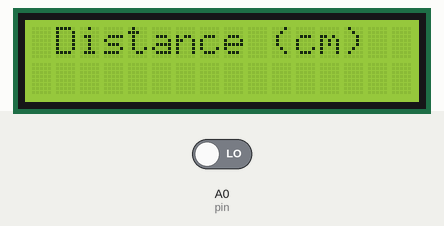
A sketch run on a simulated Arduino Uno, built with avr-gcc and run on an emulated ATmega328P. Parts: 16×2 character LCD. The test bench sets the inputs (shaded band); at power-on: A0 (pin) LOW.

Above: at 1.2 s.
1.3 s: A0 (pin) driven HIGH
At 2.1 s:
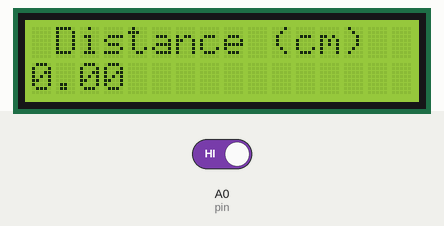
At 3.1 s:
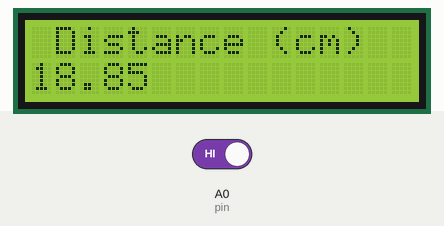
Timing chart, 0 to 4.6 s (numbered marks = the images above; inputs shaded):
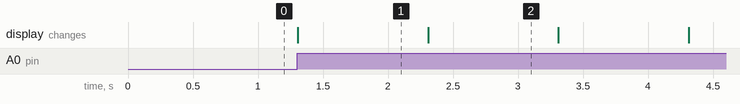

The sketch:

sketch_jan02a.ino
```cpp
#include <LiquidCrystal.h>
LiquidCrystal lcd(12, 11, 7, 5, 4, 3, 2);
int pin= A0;
float sum = 0;
float r = 2*3.1416*3;
 void setup ()
 {
  Serial.begin(9600);
 lcd.begin(2, 20);


 }
void loop()
{
   int count = digitalRead(A0);
  lcd.setCursor(0,0);
lcd.print(" Distance (cm)");
lcd.setCursor(0,1);


  if (count == HIGH)
  {


   lcd.print(sum );
   sum = sum + r;
delay(1000);


  }
}
```

Measured:
- after the input at 1.3 s, the display: changes at once (image 1)
- what the display in image 1 shows lasts 1.0 s, from 1.3 s to 2.3 s
